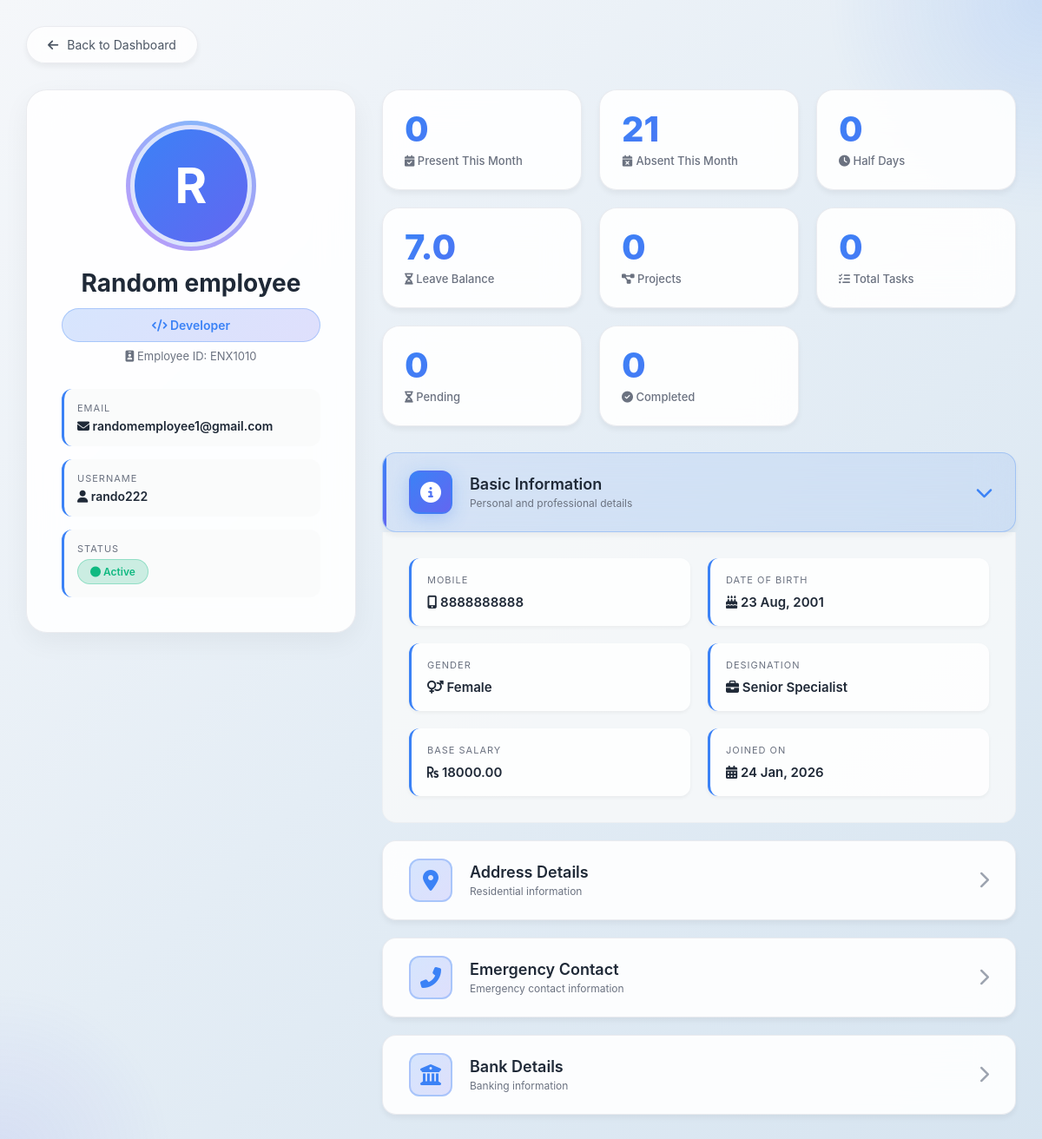
The page /my-profile/ (signed in) on the database its author committed.
### software_app/models.py (models this page shows, shortened)
class Employee(models.Model):
    GENDER_CHOICES = (
        ('male', 'Male'),
        ('female', 'Female'),
        ('other', 'Other'),
    )
    ROLE_CHOICES = (
        ('admin', 'Admin'),
        ('hr', 'HR'),
        ('sales', 'Sales'),
        ('developer', 'Developer'),
        ('seos', 'Seos'),
        ('digital_marketing', 'Digital Marketing'),
    )
    employee_id = models.CharField(max_length=10, unique=True, editable=False)
    full_name = models.CharField(max_length=100)
    email = models.EmailField(unique=True)
    mobile = models.CharField(max_length=10, default="9191919191")
    dob = models.DateField()
    gender = models.CharField(max_length=10, choices=GENDER_CHOICES)
    profile_pic = models.ImageField(upload_to='employee_profiles/', blank=True, null=True)
    username = models.CharField(max_length=50, unique=True)
    password = models.CharField(max_length=255)
    address_line = models.TextField()
    city = models.CharField(max_length=50)
    state = models.CharField(max_length=50)
    pincode = models.CharField(max_length=10)
    emergency_contact_name = models.CharField(max_length=100)
    emergency_contact_number = models.CharField(max_length=15)
    emergency_contact_relation = models.CharField(max_length=50)
    role = models.CharField(max_length=20, choices=ROLE_CHOICES)
    designation = models.CharField(max_length=100)
    base_salary = models.DecimalField(
        max_digits=10,
        decimal_places=2,
        default=0,
        help_text="Monthly base salary"
    )
    resume = models.FileField(upload_to='employee_resumes/', blank=True, null=True)
    account_number = models.CharField(max_length=20, blank=True, null=True)
    ifsc_code = models.CharField(max_length=11, blank=True, null=True)
    account_holder_name = models.CharField(max_length=100, blank=True, null=True)
    bank_name = models.CharField(max_length=100, blank=True, null=True)
    bank_address = models.TextField(blank=True, null=True)
    is_in_training = models.BooleanField(
        default=False,
        help_text="First 7 ACTUAL training days (excluding holidays/absents)"
    )
    training_start_date = models.DateField(
        null=True,
        blank=True,
        help_text="Date when employee joined"
    )
    training_per_day_salary = models.DecimalField(
        max_digits=10,
        decimal_places=2,
        default=100.00,
        help_text="Daily salary during training (₹100)"
    )
    is_active = models.BooleanField(default=True)
    is_blocked = models.BooleanField(default=False)
    blocked_by = models.ForeignKey(
        'AdminUser',
        null=True,
        blank=True,
        on_delete=models.SET_NULL,
        related_name="blocked_employees"
    )
    blocked_at = models.DateTimeField(null=True, blank=True)
    created_at = models.DateTimeField(auto_now_add=True)
    updated_at = models.DateTimeField(auto_now=True)

### software_app/decorators.py (the view)
    def wrapper(request, *args, **kwargs):
        if 'user_id' in request.session and request.session.get('user_type') == 'employee':
            try:
                employee = Employee.objects.get(id=request.session.get('user_id'))
                if employee.is_blocked:
                    request.session.flush()
                    messages.error(request, f'Your account has been blocked by {employee.blocked_by.full_name} on {employee.blocked_at.strftime("%Y-%m-%d %H:%M")}. Please contact the administrator.')
                    return redirect('login')
            except Employee.DoesNotExist:
                request.session.flush()
                return redirect('login')
        return view_func(request, *args, **kwargs)

### software_app/context_processors.py (called while the page is built)
def user_context(request):
    return {
        'session_user_name': request.session.get('full_name', ''),
        'session_user_role': request.session.get('role', ''),
        'session_user_email': request.session.get('email', ''),
        'is_logged_in': 'user_id' in request.session,
    }

### software_app/templates/Profile/profile.html (shortened to what this page needs)
{% load static %}
<!DOCTYPE html>
<html lang="en">
<head>
    <link rel="stylesheet" href="https://cdnjs.cloudflare.com/ajax/libs/font-awesome/6.4.0/css/all.min.css">
</head>
<body>
    <a href="{% url 'dashboard' %}" class="back-btn"><i class="fas fa-arrow-left"></i> Back to Dashboard</a>
    <div class="container">
        <div class="profile-card">
            <div class="avatar-container">
                <div class="avatar-ring"></div>
                <div class="avatar">
                    {% if user_type == 'super_admin' or not user.profile_pic %}
                        {{ user.full_name|first|upper }}
                    {% else %}
                        <img src="{{ user.profile_pic.url }}" alt="Profile">
                    {% endif %}
                </div>
            </div>
            <h1 class="profile-name">{{ user.full_name }}</h1>
            <div class="profile-role">
                {% if user_role == 'super_admin' %}<i class="fas fa-user-shield"></i> Super Administrator
                {% elif user_role == 'admin' %}<i class="fas fa-user-tie"></i> Administrator
                {% elif user_role == 'hr' %}<i class="fas fa-users"></i> Human Resources
                {% elif user_role == 'sales' %}<i class="fas fa-chart-line"></i> Sales Executive
                {% elif user_role == 'developer' %}<i class="fas fa-code"></i> Developer
                {% elif user_role == 'seos' %}<i class="fas fa-search"></i> SEO Specialist
                {% elif user_role == 'digital_marketing' %}<i class="fas fa-bullhorn"></i> Digital Marketing
                {% endif %}
            </div>
            <div class="profile-id">
                {% if user_type != 'super_admin' %}<i class="fas fa-id-badge"></i> Employee ID: {{ user.employee_id }}
                {% else %}<i class="fas fa-id-card"></i> Admin ID: {{ user.admin_id }}
                {% endif %}
            </div>
            <div class="quick-info">
                <div class="quick-item">
                    <div class="quick-label">Email</div>
                    <div class="quick-value"><i class="fas fa-envelope"></i> {{ user.email }}</div>
                </div>
                <div class="quick-item">
                    <div class="quick-label">Username</div>
                    <div class="quick-value"><i class="fas fa-user"></i> {{ user.username }}</div>
                </div>
                <div class="quick-item">
                    <div class="quick-label">Status</div>
                    <div class="quick-value">
                        <span class="status-badge {% if user.is_active %}status-active{% else %}status-inactive{% endif %}">
                            <i class="fas fa-circle"></i> {% if user.is_active %}Active{% else %}Inactive{% endif %}
                        </span>
                    </div>
                </div>
            </div>
        </div>
        <div>
            <div class="stats-grid">
                {% if user_type == 'super_admin' %}
                    <div class="stat-card"><div class="stat-number">{{ total_employees }}</div><div class="stat-label"><i class="fas fa-users"></i> Total Employees</div></div>
                    <div class="stat-card"><div class="stat-number">{{ total_projects }}</div><div class="stat-label"><i class="fas fa-project-diagram"></i> Active Projects</div></div>
                    <div class="stat-card"><div class="stat-number">{{ total_clients }}</div><div class="stat-label"><i class="fas fa-handshake"></i> Total Clients</div></div>
                    <div class="stat-card"><div class="stat-number">{{ tasks_assigned }}</div><div class="stat-label"><i class="fas fa-tasks"></i> Tasks Assigned</div></div>
                {% else %}
                    <div class="stat-card"><div class="stat-number">{{ present_days }}</div><div class="stat-label"><i class="fas fa-calendar-check"></i> Present This Month</div></div>
                    <div class="stat-card"><div class="stat-number">{{ absent_days }}</div><div class="stat-label"><i class="fas fa-calendar-times"></i> Absent This Month</div></div>
                    <div class="stat-card"><div class="stat-number">{{ half_days }}</div><div class="stat-label"><i class="fas fa-clock"></i> Half Days</div></div>
                    <div class="stat-card"><div class="stat-number">{{ total_leave_balance|floatformat:1 }}</div><div class="stat-label"><i class="fas fa-hourglass-half"></i> Leave Balance</div></div>
                    {% if user_role == 'admin' %}
                        <div class="stat-card"><div class="stat-number">{{ team_members }}</div><div class="stat-label"><i class="fas fa-users"></i> Team Members</div></div>
                        <div class="stat-card"><div class="stat-number">{{ active_projects }}</div><div class="stat-label"><i class="fas fa-project-diagram"></i> Active Projects</div></div>
                        <div class="stat-card"><div class="stat-number">{{ pending_tasks }}</div><div class="stat-label"><i class="fas fa-tasks"></i> Pending Tasks</div></div>
                    {% elif user_role in 'developer,seos,digital_marketing' %}
                        <div class="stat-card"><div class="stat-number">{{ assigned_projects }}</div><div class="stat-label"><i class="fas fa-project-diagram"></i> Projects</div></div>
                        <div class="stat-card"><div class="stat-number">{{ assigned_tasks }}</div><div class="stat-label"><i class="fas fa-tasks"></i> Total Tasks</div></div>
                        <div class="stat-card"><div class="stat-number">{{ pending_tasks }}</div><div class="stat-label"><i class="fas fa-hourglass-half"></i> Pending</div></div>
                        <div class="stat-card"><div class="stat-number">{{ completed_tasks }}</div><div class="stat-label"><i class="fas fa-check-circle"></i> Completed</div></div>
                    {% endif %}
                {% endif %}
            </div>
            <div class="wizard-container">
                <div class="wizard-step active">
                    <div class="step-header" onclick="toggleStep(this)">
                        <div class="step-icon"><i class="fas fa-info-circle"></i></div>
                        <div class="step-title">
                            <h3>Basic Information</h3>
                            <p>Personal and professional details</p>
                        </div>
                        <div class="step-arrow"><i class="fas fa-chevron-right"></i></div>
                    </div>
                    <div class="step-content">
                        <div class="content-inner">
                            <div class="info-grid">
                                {% if user_type != 'super_admin' %}
                                    <div class="info-item"><span class="info-label">Mobile</span><span class="info-value"><i class="fas fa-mobile-alt"></i> {{ user.mobile }}</span></div>
                                    <div class="info-item"><span class="info-label">Date of Birth</span><span class="info-value"><i class="fas fa-birthday-cake"></i> {{ user.dob|date:"d M, Y" }}</span></div>
                                    <div class="info-item"><span class="info-label">Gender</span><span class="info-value"><i class="fas fa-venus-mars"></i> {{ user.get_gender_display }}</span></div>
                                    <div class="info-item"><span class="info-label">Designation</span><span class="info-value"><i class="fas fa-briefcase"></i> {{ user.designation }}</span></div>
                                    <div class="info-item"><span class="info-label">Base Salary</span><span class="info-value"><i class="fas fa-rupee-sign"></i> {{ user.base_salary|floatformat:2 }}</span></div>
                                    <div class="info-item"><span class="info-label">Joined On</span><span class="info-value"><i class="fas fa-calendar-alt"></i> {{ user.created_at|date:"d M, Y" }}</span></div>
                                {% else %}
                                    <div class="info-item"><span class="info-label">Created On</span><span class="info-value"><i class="fas fa-calendar-alt"></i> {{ user.created_at|date:"d M, Y" }}</span></div>
                                {% endif %}
                            </div>
                        </div>
                    </div>
                </div>
                {% if user_type != 'super_admin' %}
                    <div class="wizard-step">
                        <div class="step-header" onclick="toggleStep(this)">
                            <div class="step-icon"><i class="fas fa-map-marker-alt"></i></div>
                            <div class="step-title">
                                <h3>Address Details</h3>
                                <p>Residential information</p>
                            </div>
                            <div class="step-arrow"><i class="fas fa-chevron-right"></i></div>
                        </div>
                    </div>
                    <div class="wizard-step">
                        <div class="step-header" onclick="toggleStep(this)">
                            <div class="step-icon"><i class="fas fa-phone-alt"></i></div>
                            <div class="step-title">
                                <h3>Emergency Contact</h3>
                                <p>Emergency contact information</p>
                            </div>
                            <div class="step-arrow"><i class="fas fa-chevron-right"></i></div>
                        </div>
                    </div>
                    {% if user.account_number %}
                        <div class="wizard-step">
                            <div class="step-header" onclick="toggleStep(this)">
                                <div class="step-icon"><i class="fas fa-university"></i></div>
                                <div class="step-title">
                                    <h3>Bank Details</h3>
                                    <p>Banking information</p>
                                </div>
                                <div class="step-arrow"><i class="fas fa-chevron-right"></i></div>
                            </div>
                        </div>
                    {% endif %}
                {% endif %}
            </div>
        </div>
    </div>
</body>
</html>

### rows shown on the page
Employee: full_name|first "R", full_name "Random employee", employee_id "ENX1010", email "randomemployee1@gmail.com", username "rando222", mobile "8888888888", dob "23 Aug, 2001", gender "Female", designation "Senior Specialist", base_salary "18000.00", created_at "24 Jan, 2026"

### other values the page prints
{{ present_days }} "0"
{{ absent_days }} "21"
{{ half_days }} "0"
{{ total_leave_balance|floatformat:1 }} "7.0"
{{ assigned_projects }} "0"
{{ assigned_tasks }} "0"
{{ pending_tasks }} "0"
{{ completed_tasks }} "0"
